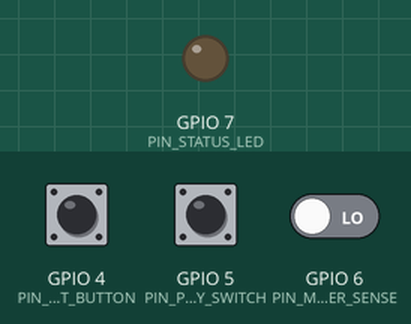
A sketch run on a simulated ESP32-S3. Parts: output pins drawn as LEDs (lit = HIGH). Inputs (shaded band) come from the test bench; at power-on: GPIO 4 (PIN_AGENT_BUTTON) HIGH, GPIO 5 (PIN_PRIVACY_SWITCH) HIGH, GPIO 6 (PIN_MIC_POWER_SENSE) LOW. What the sketch prints to the serial monitor is not drawn.

Above: at 0.0 s.
At 1.2 s:
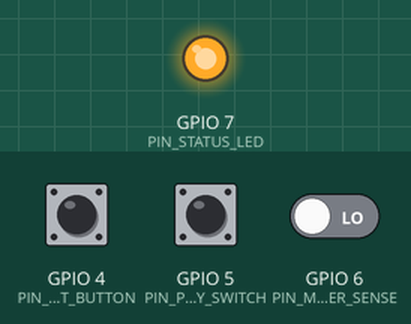
1.3 s: GPIO 4 (PIN_AGENT_BUTTON) pulled LOW for 0.15 s
2.9 s: GPIO 5 (PIN_PRIVACY_SWITCH) pulled LOW for 0.15 s
7.5 s: GPIO 4 (PIN_AGENT_BUTTON) pulled LOW for 1 s
10.0 s: GPIO 5 (PIN_PRIVACY_SWITCH) pulled LOW for 1 s
12.5 s: GPIO 4 (PIN_AGENT_BUTTON) driven LOW and GPIO 5 (PIN_PRIVACY_SWITCH) driven LOW
Timing chart, 0 to 15.0 s (numbered marks = the images above; inputs shaded):
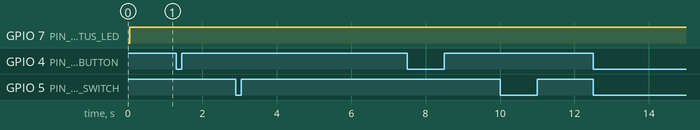

The sketch:

vp3_node_controller.ino
```cpp
/*
 * VP3 Node Development Controller — VP3 OS Hardware Protocol v1
 *
 * Target: ESP32-S3 / compatible Arduino core
 * Transport: USB serial, 115200 baud, newline-delimited JSON
 *
 * IMPORTANT: The privacy switch must physically interrupt microphone power.
 * Firmware does not implement the privacy cut. It only reads:
 *   1) the switch position; and
 *   2) a post-switch microphone power-sense signal.
 *
 * Pin numbers below are prototype defaults. Change them for the actual board.
 */

#include <Arduino.h>

static const char *VP3_PROTOCOL = "vp3-hw-v1";
static const char *CONTROLLER_ID = "vp3-node-devkit";
static const char *FIRMWARE_VERSION = "0.20.0";
static const char *HARDWARE_REVISION = "node-devkit-a";

static const int PIN_AGENT_BUTTON = 4;       // active LOW, INPUT_PULLUP
static const int PIN_PRIVACY_SWITCH = 5;     // active LOW, INPUT_PULLUP
static const int PIN_MIC_POWER_SENSE = 6;    // HIGH only when post-switch mic rail is powered
static const int PIN_STATUS_LED = 7;         // single LED prototype output

static const unsigned long DEBOUNCE_MS = 35;
static const unsigned long STATE_INTERVAL_MS = 1000;
static const unsigned long HOLD_MS = 900;

static uint32_t eventSeq = 0;
static uint32_t stateSeq = 0;
static unsigned long lastStateAt = 0;

static bool buttonStable = false;
static bool buttonRawLast = false;
static unsigned long buttonChangedAt = 0;
static unsigned long buttonPressedAt = 0;
static bool holdSent = false;

static bool privacyStable = false;
static bool privacyRawLast = false;
static unsigned long privacyChangedAt = 0;

static String lightMode = "idle";
static unsigned long lightTick = 0;
static bool lightBlink = false;

static bool buttonPressed() {
  return digitalRead(PIN_AGENT_BUTTON) == LOW;
}

static bool privacyEngaged() {
  return digitalRead(PIN_PRIVACY_SWITCH) == LOW;
}

static bool microphonePowered() {
  return digitalRead(PIN_MIC_POWER_SENSE) == HIGH;
}

static void printBool(bool value) {
  Serial.print(value ? "true" : "false");
}

static void sendHello() {
  Serial.print("{\"type\":\"hello\",\"protocol\":\"");
  Serial.print(VP3_PROTOCOL);
  Serial.print("\",\"controller_id\":\"");
  Serial.print(CONTROLLER_ID);
  Serial.print("\",\"firmware\":\"");
  Serial.print(FIRMWARE_VERSION);
  Serial.print("\",\"hardware_revision\":\"");
  Serial.print(HARDWARE_REVISION);
  Serial.print("\",\"components\":[\"agent_button\",\"status_light\",\"microphone\",\"speaker\",\"privacy_switch\"],");
  Serial.println("\"capabilities\":[\"status_light\",\"agent_button\",\"privacy_switch\",\"mic_power_cut\",\"mic_power_sense\"]}");
}

static void sendState() {
  const bool privacy = privacyEngaged();
  const bool micPower = microphonePowered();
  const bool micReady = (!privacy && micPower);

  stateSeq++;
  Serial.print("{\"type\":\"state\",\"seq\":");
  Serial.print(stateSeq);
  Serial.print(",\"components\":{");

  Serial.print("\"agent_button\":{\"present\":true,\"ready\":true,\"pressed\":");
  printBool(buttonPressed());
  Serial.print("},");

  Serial.print("\"status_light\":{\"present\":true,\"ready\":true},");

  Serial.print("\"microphone\":{\"present\":true,\"ready\":");
  printBool(micReady);
  Serial.print("},");

  Serial.print("\"speaker\":{\"present\":true,\"ready\":true},");

  Serial.print("\"privacy_switch\":{\"present\":true,\"ready\":true,\"engaged\":");
  printBool(privacy);
  Serial.print(",\"physical_disconnect\":true,\"microphone_powered\":");
  printBool(micPower);
  Serial.println("}}}");
}

static void sendEvent(const char *eventName, const char *action) {
  eventSeq++;
  Serial.print("{\"type\":\"event\",\"seq\":");
  Serial.print(eventSeq);
  Serial.print(",\"event\":\"");
  Serial.print(eventName);
  Serial.print("\",\"action\":\"");
  Serial.print(action);
  Serial.println("\"}");
}

static String extractLightMode(const String &line) {
  static const char *modes[] = {
    "off", "idle", "listening", "thinking",
    "speaking", "privacy", "error", "updating"
  };
  for (const char *mode : modes) {
    String needle = String("\"mode\":\"") + mode + "\"";
    if (line.indexOf(needle) >= 0) {
      return String(mode);
    }
  }
  return String();
}

static String extractCommandId(const String &line) {
  String marker = "\"command_id\":\"";
  int start = line.indexOf(marker);
  if (start < 0) return String();
  start += marker.length();
  int end = line.indexOf('"', start);
  if (end < 0) return String();
  return line.substring(start, end);
}

static void sendAck(const String &commandId, bool ok, const char *error = "") {
  Serial.print("{\"type\":\"ack\",\"command_id\":\"");
  Serial.print(commandId);
  Serial.print("\",\"ok\":");
  printBool(ok);
  if (error && error[0] != '\0') {
    Serial.print(",\"error\":\"");
    Serial.print(error);
    Serial.print("\"");
  }
  Serial.println("}");
}

static void handleSerialLine(String line) {
  line.trim();
  if (line.length() == 0) return;

  if (line.indexOf("\"type\":\"hello\"") >= 0 &&
      line.indexOf(String("\"protocol\":\"") + VP3_PROTOCOL + "\"") >= 0) {
    sendHello();
    sendState();
    return;
  }

  if (line.indexOf("\"command\":\"status_light.set\"") >= 0) {
    String commandId = extractCommandId(line);
    String requested = extractLightMode(line);
    if (requested.length() == 0) {
      sendAck(commandId, false, "invalid_mode");
      return;
    }
    lightMode = requested;
    sendAck(commandId, true);
    return;
  }

  String commandId = extractCommandId(line);
  if (commandId.length() > 0) {
    sendAck(commandId, false, "unsupported_command");
  }
}

static void updateButton() {
  bool raw = buttonPressed();
  unsigned long now = millis();

  if (raw != buttonRawLast) {
    buttonRawLast = raw;
    buttonChangedAt = now;
  }

  if ((now - buttonChangedAt) >= DEBOUNCE_MS && raw != buttonStable) {
    buttonStable = raw;
    if (buttonStable) {
      buttonPressedAt = now;
      holdSent = false;
      sendEvent("agent_button", "press");
    } else {
      sendEvent("agent_button", "release");
      holdSent = false;
    }
    sendState();
  }

  if (buttonStable && !holdSent && (now - buttonPressedAt) >= HOLD_MS) {
    holdSent = true;
    sendEvent("agent_button", "hold");
  }
}

static void updatePrivacySwitch() {
  bool raw = privacyEngaged();
  unsigned long now = millis();

  if (raw != privacyRawLast) {
    privacyRawLast = raw;
    privacyChangedAt = now;
  }

  if ((now - privacyChangedAt) >= DEBOUNCE_MS && raw != privacyStable) {
    privacyStable = raw;
    sendEvent("privacy_switch", privacyStable ? "engaged" : "disengaged");
    sendState();
  }
}

static void updateStatusLight() {
  unsigned long now = millis();

  if (lightMode == "off") {
    digitalWrite(PIN_STATUS_LED, LOW);
    return;
  }
  if (lightMode == "idle" || lightMode == "listening" || lightMode == "speaking") {
    digitalWrite(PIN_STATUS_LED, HIGH);
    return;
  }

  unsigned long interval = 500;
  if (lightMode == "thinking") interval = 180;
  else if (lightMode == "privacy") interval = 850;
  else if (lightMode == "error") interval = 120;
  else if (lightMode == "updating") interval = 300;

  if ((now - lightTick) >= interval) {
    lightTick = now;
    lightBlink = !lightBlink;
    digitalWrite(PIN_STATUS_LED, lightBlink ? HIGH : LOW);
  }
}

void setup() {
  pinMode(PIN_AGENT_BUTTON, INPUT_PULLUP);
  pinMode(PIN_PRIVACY_SWITCH, INPUT_PULLUP);
  pinMode(PIN_MIC_POWER_SENSE, INPUT);
  pinMode(PIN_STATUS_LED, OUTPUT);

  digitalWrite(PIN_STATUS_LED, LOW);

  Serial.begin(115200);
  unsigned long started = millis();
  while (!Serial && (millis() - started) < 2500) {
    delay(10);
  }

  buttonRawLast = buttonPressed();
  buttonStable = buttonRawLast;
  privacyRawLast = privacyEngaged();
  privacyStable = privacyRawLast;

  sendHello();
  sendState();
}

void loop() {
  while (Serial.available() > 0) {
    String line = Serial.readStringUntil('\n');
    handleSerialLine(line);
  }

  updateButton();
  updatePrivacySwitch();
  updateStatusLight();

  unsigned long now = millis();
  if ((now - lastStateAt) >= STATE_INTERVAL_MS) {
    lastStateAt = now;
    sendState();
  }

  delay(2);
}
```

Measured:
- after the input at 1.3 s, every drawn part: stays the same
- after the input at 2.9 s, every drawn part: stays the same
- after the input at 7.5 s, every drawn part: stays the same
- after the input at 10.0 s, every drawn part: stays the same
- after the input at 12.5 s, every drawn part: stays the same
